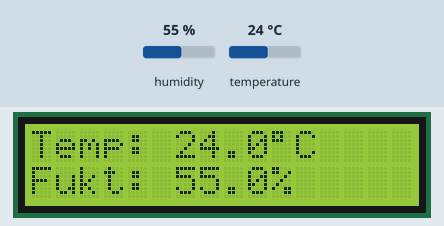
A sketch run on a simulated Arduino Uno, built with avr-gcc and run on an emulated ATmega328P. On the bench: 16×2 character LCD. Inputs (shaded band) come from the test bench; at power-on: humidity 55 %, temperature 24 °C. What the sketch prints to the serial monitor is not drawn.

Above: at 2.2 s.
2.3 s: humidity set to 22 %
At 3.8 s:
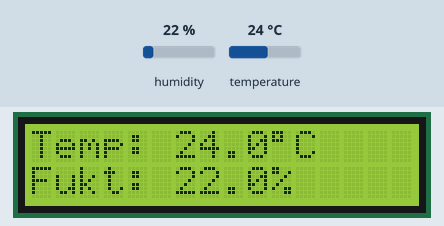
5.0 s: temperature set to 12 °C
At 6.5 s:
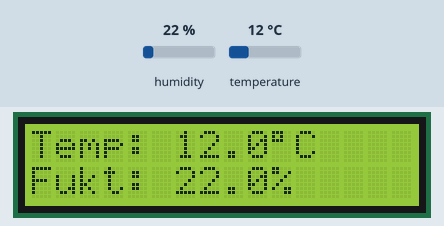
7.7 s: humidity set to 40 %
At 9.5 s:
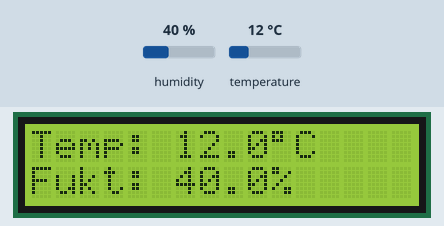
10.7 s: temperature set to 19 °C
At 12.2 s:
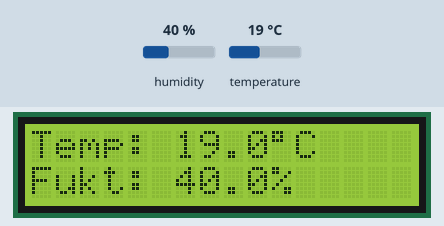
Timing chart, 0 to 13.7 s (numbered marks = the images above; inputs shaded):
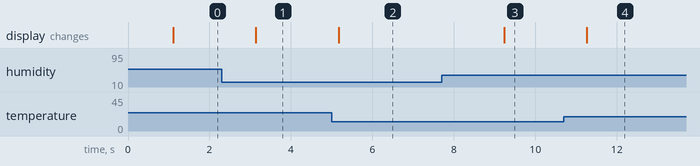

The sketch:

sketch.ino
```cpp
#include <Wire.h>
#include <Adafruit_Sensor.h>
#include <DHT.h>
#include <LiquidCrystal_I2C.h>

#define DHTPIN 7
#define DHTTYPE DHT22
DHT dht(DHTPIN, DHTTYPE);

LiquidCrystal_I2C lcd(0x27, 16, 2);

void setup() {
  Serial.begin(115200);
  dht.begin();

  lcd.init();
  lcd.backlight();

  lcd.setCursor(0, 0);
  lcd.print("Startar...");
  delay(1000);
}

void loop() {
  float h = dht.readHumidity();
  float t = dht.readTemperature();

  if (isnan(h) || isnan(t)) {
    lcd.clear();
    lcd.setCursor(0, 0); lcd.print("Sensorfel!");
    lcd.setCursor(0, 1); lcd.print("Kontrollera DHT");
    Serial.println("Misslyckad avlasning");
    delay(2000);
    return;
  }

  lcd.clear();
  lcd.setCursor(0, 0);
  lcd.print("Temp: ");
  lcd.print(t, 1);
  lcd.print((char)223);
  lcd.print("C");

  lcd.setCursor(0, 1);
  lcd.print("Fukt: ");
  lcd.print(h, 1);
  lcd.print("%");

  Serial.print("Temp: "); Serial.print(t, 1); Serial.print(" °C  ");
  Serial.print("Fukt: "); Serial.print(h, 1); Serial.println(" %");

  delay(2000);
}
```

Measured:
- after the input at 2.3 s, the display: changes after 0.84 s (image 1)
- after the input at 5.0 s, the display: changes after 0.17 s (image 2)
- after the input at 7.7 s, the display: changes after 1.5 s (image 3)
- after the input at 10.7 s, the display: changes after 0.57 s (image 4)
